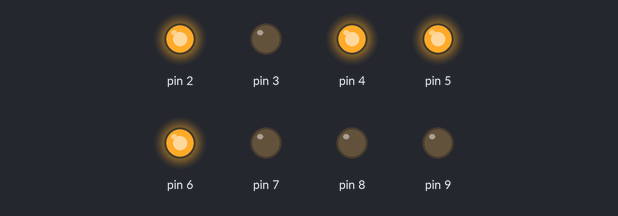
Recording of a sketch running on a simulated Arduino Uno, built with avr-gcc and run on an emulated ATmega328P. Shown: output pins drawn as LEDs (lit = HIGH). Pins used as bus, display or sensor lines are not drawn.

Above: at 0.5 s.
At 2.5 s:
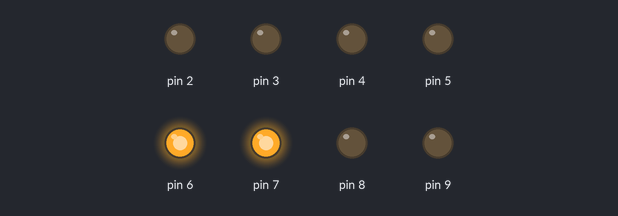
At 3.5 s:
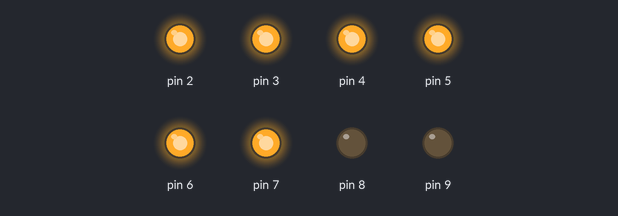
At 4.5 s:
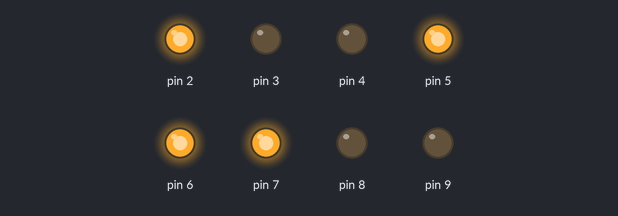
At 6.5 s:
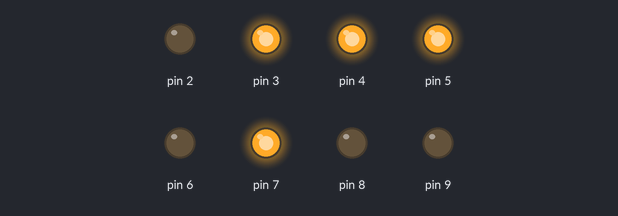
At 8.5 s:
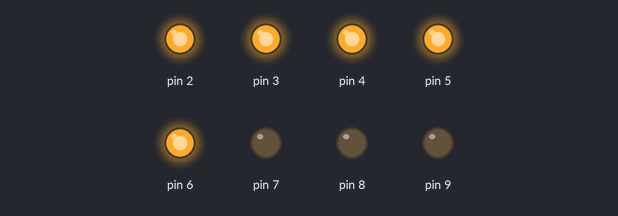
Timing chart, 0 to 9.1 s (numbered marks = the images above):
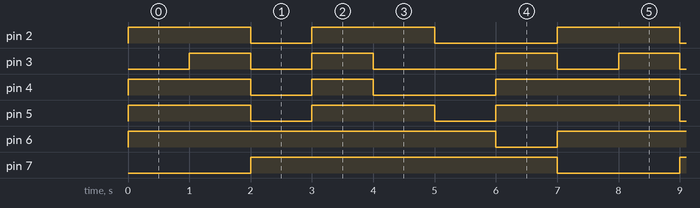

The sketch:

numDisplay.ino
```cpp
void setup() {

    Serial.begin(9600); // open the serial port at 9600 bps:


  // initialize digital pin LED_BUILTIN as an output.
  pinMode(1, OUTPUT);
  pinMode(2, OUTPUT);
  pinMode(3, OUTPUT);
  pinMode(4, OUTPUT);
  pinMode(5, OUTPUT);
  pinMode(6, OUTPUT);
  pinMode(7, OUTPUT);
  pinMode(8, OUTPUT);
  pinMode(9, OUTPUT);


}
int delayVal = 1000;
// the loop function runs over and over again forever
void loop() {
  /*
  drawOne();
  delay(delayVal);
  drawTwo();
  delay(delayVal);
  drawThree();
  delay(delayVal);

  drawFour();
  delay(delayVal);
  */
  drawFive();
  delay(delayVal);
  drawSix();
  delay(delayVal);
  drawSeven();
  delay(delayVal);
  drawEight();
  delay(delayVal);
  drawNine();
  delay(delayVal);
  drawOne();
  delay(delayVal);
  drawTwo();
  delay(delayVal);


}

void erase(){
  digitalWrite(1,LOW);
  digitalWrite(2,LOW);
  digitalWrite(3,LOW);
  digitalWrite(4,LOW);
  digitalWrite(5,LOW);
  digitalWrite(6,LOW);
  digitalWrite(7,LOW);

}

void drawEight(){
  digitalWrite(1,HIGH);
  digitalWrite(2,HIGH);
  digitalWrite(3,HIGH);
  digitalWrite(4,HIGH);
  digitalWrite(5,HIGH);
  digitalWrite(6,HIGH);
  digitalWrite(7,HIGH);
}


void drawNine(){
  digitalWrite(1,HIGH);
  digitalWrite(2,HIGH);
  digitalWrite(3,LOW);
  digitalWrite(4,LOW);
  digitalWrite(5,HIGH);
  digitalWrite(6,HIGH);
  digitalWrite(7,HIGH);
}

void drawOne(){
  digitalWrite(1,LOW);
  digitalWrite(2,LOW);
  digitalWrite(3,LOW);
  digitalWrite(4,LOW);
  digitalWrite(5,LOW);
  digitalWrite(6,HIGH);
  digitalWrite(7,HIGH);
}

void drawTwo(){
  digitalWrite(1,HIGH);
  digitalWrite(2,LOW);
  digitalWrite(3,HIGH);
  digitalWrite(4,HIGH);
  digitalWrite(5,HIGH);
  digitalWrite(6,LOW);
  digitalWrite(7,HIGH);
}

void drawThree(){
  digitalWrite(1,HIGH);
  digitalWrite(2,LOW);
  digitalWrite(3,LOW);
  digitalWrite(4,HIGH);
  digitalWrite(5,HIGH);
  digitalWrite(6,HIGH);
  digitalWrite(7,HIGH);
}

void drawFour(){
  digitalWrite(1,HIGH);
  digitalWrite(2,HIGH);
  digitalWrite(3,LOW);
  digitalWrite(4,LOW);
  digitalWrite(5,HIGH);
  digitalWrite(6,HIGH);
  digitalWrite(7,HIGH);
}

void drawFive(){
  digitalWrite(1,HIGH);
  digitalWrite(2,HIGH);
  digitalWrite(3,LOW);
  digitalWrite(4,HIGH);
  digitalWrite(5,HIGH);
  digitalWrite(6,HIGH);
  digitalWrite(7,LOW);
}

void drawSeven(){
  digitalWrite(1,HIGH);
  digitalWrite(2,LOW);
  digitalWrite(3,LOW);
  digitalWrite(4,LOW);
  digitalWrite(5,LOW);
  digitalWrite(6,HIGH);
  digitalWrite(7,HIGH);
}

void drawSix(){
  digitalWrite(1,HIGH);
  digitalWrite(2,HIGH);
  digitalWrite(3,HIGH);
  digitalWrite(4,HIGH);
  digitalWrite(5,HIGH);
  digitalWrite(6,HIGH);
  digitalWrite(7,LOW);
}
```

Measured:
- by itself, pin 2: repeats every 7.0 s: LOW 1.0 s, HIGH 2.0 s, LOW 2.0 s, HIGH 2.0 s
- by itself, pin 3: repeats every 7.0 s: LOW 1.0 s, HIGH 1.0 s, LOW 2.0 s, HIGH 1.0 s, LOW 1.0 s, HIGH 1.0 s
- by itself, pin 4: repeats every 7.0 s: LOW 1.0 s, HIGH 1.0 s, LOW 2.0 s, HIGH 3.0 s
- by itself, pin 5: repeats every 7.0 s: LOW 1.0 s, HIGH 2.0 s, LOW 1.0 s, HIGH 3.0 s
- by itself, pin 6: alternates HIGH for 6.0 s and LOW for 1.0 s
- by itself, pin 7: alternates HIGH for 5.0 s and LOW for 2.0 s
